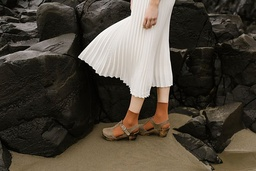
#> input picture Anwers/Question-10/highlights_and_shadows.jpg, 256 x 171 px, shrunk from 720 x 480 before the run
$ jupyter execute Question-10.ipynb
#> lines starting #> are read from the running program, lines starting #| are printed output that depends on the picture
Question 10

[cell 1]
import cv2
import numpy as np
import matplotlib.pyplot as plt
img = cv2.imread("highlights_and_shadows.jpg", cv2.IMREAD_GRAYSCALE)
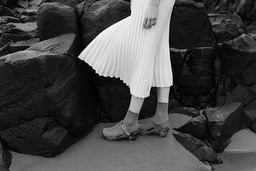
#> img: shape (171, 256); min 0, max 255, mean 69.6
def bilateral_filter_manual(img, diameter, sigma_s, sigma_r):
    radius = diameter // 2
    padded = np.pad(img, radius, mode='reflect')
    output = np.zeros_like(img, dtype=np.float64)

    for i in range(img.shape[0]):
        for j in range(img.shape[1]):
            region = padded[i:i+diameter, j:j+diameter]
            center = img[i, j]


            x, y = np.meshgrid(np.arange(diameter), np.arange(diameter))
            spatial = np.exp(-((x-radius)**2 + (y-radius)**2) / (2 * sigma_s**2))


            range_weight = np.exp(-((region - center)**2) / (2 * sigma_r**2))

            weights = spatial * range_weight
            output[i, j] = np.sum(weights * region) / np.sum(weights)

    return np.clip(output, 0, 255).astype(np.uint8)

[cell 2]
gaussian = cv2.GaussianBlur(img, (9, 9), sigmaX=2)
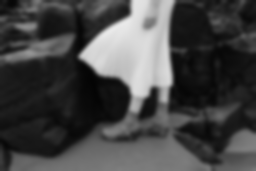
#> gaussian: shape (171, 256); min 4, max 233, mean 69.5

[cell 3]
bilateral_cv = cv2.bilateralFilter(img, d=9, sigmaColor=50, sigmaSpace=50)
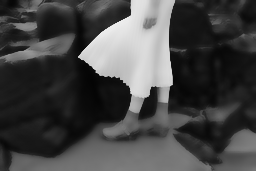
#> bilateral_cv: shape (171, 256); min 4, max 239, mean 69.5

[cell 4]
bilateral_manual = bilateral_filter_manual(img, diameter=9, sigma_s=50, sigma_r=50)
#> in bilateral_filter_manual, `padded = np.pad(img, radius, mode='reflect')`:
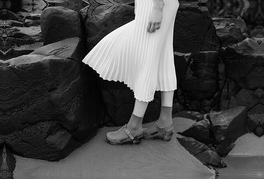
#> padded: shape (179, 264); min 0, max 255, mean 69.9

[cell 5]
plt.figure(figsize=(12, 4))

plt.subplot(1, 4, 1)
plt.title("Original")
plt.imshow(img, cmap='gray')
plt.axis("off")

plt.subplot(1, 4, 2)
plt.title("Gaussian Blur")
plt.imshow(gaussian, cmap='gray')
plt.axis("off")

plt.subplot(1, 4, 3)
plt.title("Bilateral (OpenCV)")
plt.imshow(bilateral_cv, cmap='gray')
plt.axis("off")

plt.subplot(1, 4, 4)
plt.title("Bilateral (Manual)")
plt.imshow(bilateral_manual, cmap='gray')
plt.axis("off")

plt.tight_layout()
plt.show()
